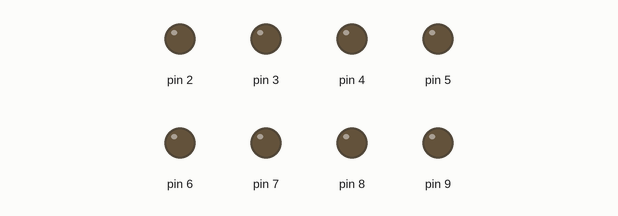
Simulated run of this sketch. Board: Arduino Uno, built with avr-gcc and run on an emulated ATmega328P. Shown: output pins drawn as LEDs (lit = HIGH).

Above: at 0.4 s.
At 0.85 s:
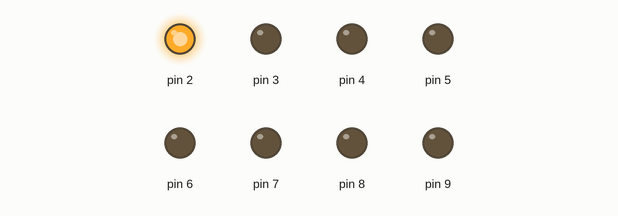
At 1.25 s:
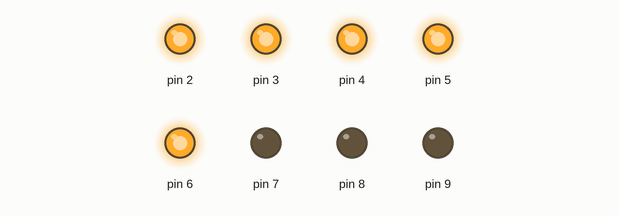
At 2.05 s:
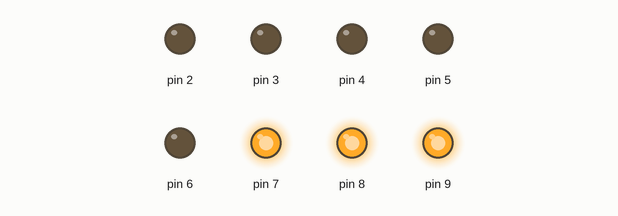
At 2.75 s:
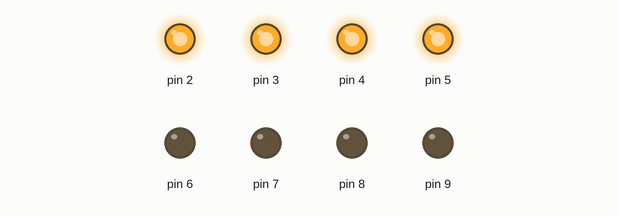
At 3.55 s:
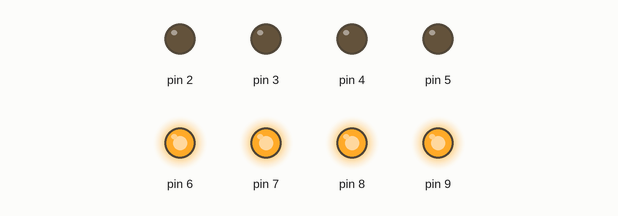
Timing chart, 0 to 3.9 s (numbered marks = the images above):
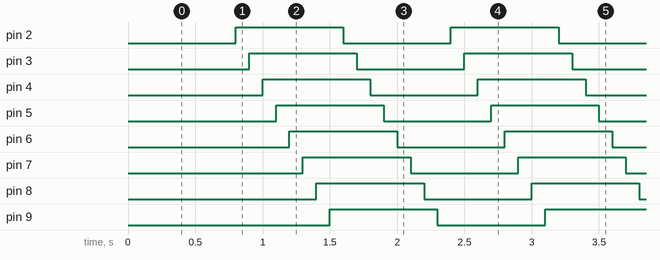

Measured:
- by itself, pin 2–9: alternates HIGH for 0.80 s and LOW for 0.80 s
- by itself, everything shown: repeats every 1.6 s, in 16 steps

The sketch:

liushuideng.ino
```cpp
int BASE = 2 ;  //第一颗LED 接的 I/O 脚
int NUM = 8;   //LED 的个数

void setup()
{
   for (int i = BASE; i < BASE + NUM; i ++)
   {
     pinMode(i, OUTPUT);   //設定數字I/O腳為輸出
   }
}

void loop()
{
   for (int i = BASE; i < BASE + NUM; i++)
   {
     digitalWrite(i, LOW);    //設定數字I/O腳輸出為"低"，即逐漸關燈
     delay(100);        //延遲
   }
   for (int i = BASE ; i < BASE + NUM; i++)
   {
     digitalWrite(i, HIGH);    //設定數字I/O腳輸出為"低"，即逐漸開燈
     delay(100);        //延遲
   }
}
```
